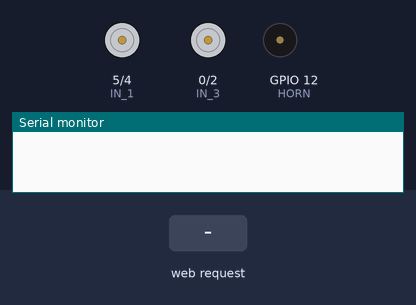
The sketch below on a simulated ESP8266 (NodeMCU). Shown: motor-driver pin pairs drawn as motors (green arrow = first pin HIGH = forward, orange = second pin HIGH = backward, longer = more drive, scaled by the enable pin), buzzer (waves = sounding, pin HIGH), the last lines printed to the serial monitor. Inputs (shaded band) come from the test bench.

Above: at 1.2 s.
1.3 s: HTTP request GET /action?type=1 received
At 1.75 s:
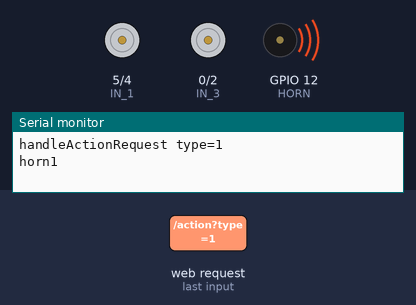
3.4 s: HTTP request GET /move?dir=F received
At 4.2 s:
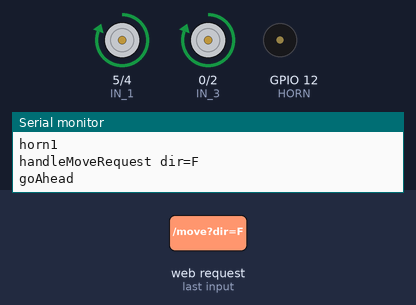
4.9 s: HTTP request GET /move?dir=B received
At 5.3 s:
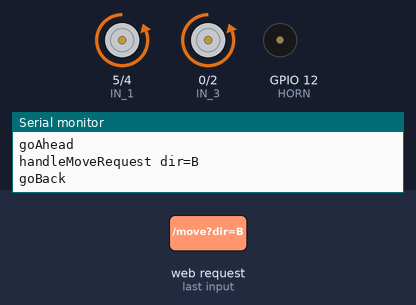
6.4 s: HTTP request GET /move?dir=S received
At 7.6 s:
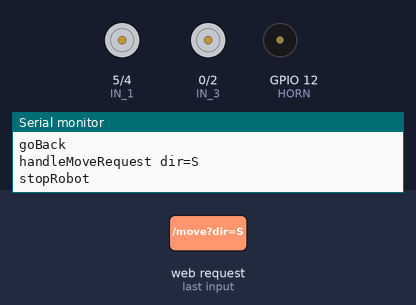
7.9 s: HTTP request GET /move?dir=L received
At 8.8 s:
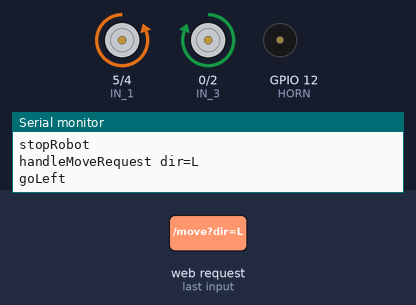
9.4 s: HTTP request GET /action?dir=1&type=1 received
At 9.85 s:
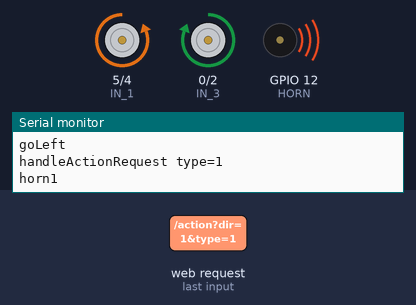
Timing chart, 0 to 12.4 s (numbered marks = the images above; inputs shaded):
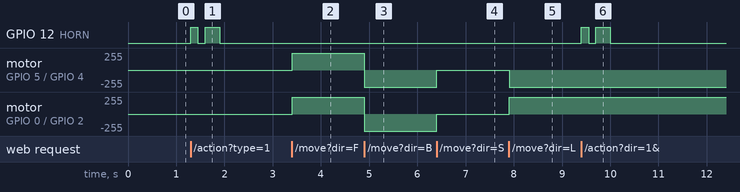

Measured:
- after the input at 1.3 s, GPIO 12 (HORN): LOW → HIGH at once, → LOW 0.15 s later, → HIGH 0.15 s later, → LOW 0.30 s later
- after the input at 3.4 s, motor on GPIO 5 (IN_1) / GPIO 4 (IN_2), motor on GPIO 0 (IN_3) / GPIO 2 (IN_4): stopped → forward 255/255 at once
- after the input at 4.9 s, motor on GPIO 5 (IN_1) / GPIO 4 (IN_2), motor on GPIO 0 (IN_3) / GPIO 2 (IN_4): forward 255/255 → backward 255/255 at once
- after the input at 6.4 s, motor on GPIO 5 (IN_1) / GPIO 4 (IN_2), motor on GPIO 0 (IN_3) / GPIO 2 (IN_4): backward 255/255 → stopped at once
- after the input at 7.9 s, motor on GPIO 5 (IN_1) / GPIO 4 (IN_2): stopped → backward 255/255 at once; motor on GPIO 0 (IN_3) / GPIO 2 (IN_4): stopped → forward 255/255 at once
- after the input at 9.4 s, GPIO 12 (HORN): LOW → HIGH at once, → LOW 0.15 s later, → HIGH 0.15 s later, → LOW 0.30 s later

The sketch:

My_RC_Mod.ino
```cpp
#include <ESP8266WiFi.h>
#include <ESP8266WebServer.h>

#define ENA   16          // Enable/speed motors Right        GPIO14(D0)
#define IN_1  5          // L298N in1 motors Right           GPIO15(D1)
#define IN_2  4          // L298N in2 motors Right           GPIO13(D2)
#define IN_3  0           // L298N in3 motors Left            GPIO2(D3)
#define IN_4  2           // L298N in4 motors Left            GPIO0(D4)
#define ENB   14          // Enable/speed motors Left         GPIO12(D5)
#define HORN  12

int speedCar = 800;
ESP8266WebServer server(8080);

void setup() {
    WiFi.mode(WIFI_AP);
    IPAddress ip(192, 168, 4, 1);
    IPAddress netmask(255, 255, 255, 0);
    WiFi.softAPConfig(ip, ip, netmask);
    WiFi.softAP("My RC Mod");

    pinMode(ENA, OUTPUT);
    pinMode(ENB, OUTPUT);
    pinMode(IN_1, OUTPUT);
    pinMode(IN_2, OUTPUT);
    pinMode(IN_3, OUTPUT);
    pinMode(IN_4, OUTPUT);
    pinMode(HORN, OUTPUT);

    server.on("/move", HTTP_GET, handleMoveRequest);
    server.on("/action", HTTP_GET, handleActionRequest);
    server.onNotFound(handleNotFound);
    server.begin();
    Serial.begin(115200);
}

void loop() {
  server.handleClient();
}

void handleMoveRequest() {
  if (!server.hasArg("dir")) {
    server.send(404, "text / plain", "Move: undefined");
    return;
  }

  String direction = server.arg("dir");
  Serial.println("handleMoveRequest dir="+direction );

  if (direction.equals("F")) {
    goAhead();
    server.send(200, "text / plain", "Move: forward");
  }
  else if (direction.equals("B")) {
    goBack();
    server.send(200, "text / plain", "Move: backward");
  }
  else  if (direction.equals("S")) {
    stopRobot();
    server.send(200, "text / plain", "Move: stop");
  }
  else  if (direction.equals("L")) {
    goLeft();
    server.send(200, "text / plain", "Turn: Left");
  }
  else  if (direction.equals("R")) {
    goRight();
    server.send(200, "text / plain", "Turn: Right");
  }
  else {
    server.send(404, "text / plain", "Move: undefined");
  }
}

void horn1(){
   Serial.println("horn1");

      digitalWrite(HORN, HIGH);
      delay(150);
      digitalWrite(HORN, LOW);
      delay(150);
      digitalWrite(HORN, HIGH);
      delay(300);
      digitalWrite(HORN, LOW);
}

void horn2(){
  Serial.println("horn2");

      digitalWrite(HORN, HIGH);
      delay(50);
      digitalWrite(HORN, LOW);
      delay(100);

      digitalWrite(HORN, HIGH);
      delay(50);
      digitalWrite(HORN, LOW);
      delay(100);


      digitalWrite(HORN, HIGH);
      delay(50);
      digitalWrite(HORN, LOW);
      delay(50);

      digitalWrite(HORN, HIGH);
      delay(50);
      digitalWrite(HORN, LOW);
      delay(50);


      digitalWrite(HORN, HIGH);
      delay(50);
      digitalWrite(HORN, LOW);
      delay(100);

      digitalWrite(HORN, HIGH);
      delay(100);
      digitalWrite(HORN, LOW);
      delay(100);

      digitalWrite(HORN, HIGH);
      delay(50);
      digitalWrite(HORN, LOW);
      delay(100);
}

void handleActionRequest() {
  if (!server.hasArg("type")) {
    server.send(404, "text / plain", "Action: undefined");
    return;
  }

  String type = server.arg("type");
  Serial.println("handleActionRequest type="+type );

  if (type.equals("1")) {
      horn1();
      type="";
      server.send(200, "text / plain", "Action 1");
  }
  else if (type.equals("2")) {
      horn2();
      type="";
      server.send(200, "text / plain", "Action 2");
  }
  else {
    server.send(404, "text / plain", "Action: undefined");
  }
}

void handleNotFound() {
  server.send(404, "text / plain", "404: Not found");
}


void goAhead(){
  Serial.println("goAhead");

     digitalWrite(IN_1, HIGH);
     digitalWrite(IN_2, LOW);
     analogWrite(ENA, speedCar);

     digitalWrite(IN_3, HIGH);
     digitalWrite(IN_4, LOW);
     analogWrite(ENB, speedCar);
}

void goBack(){
  Serial.println("goBack");

      digitalWrite(IN_1, LOW);
      digitalWrite(IN_2, HIGH);
      analogWrite(ENA, speedCar);

      digitalWrite(IN_3, LOW);
      digitalWrite(IN_4, HIGH);
      analogWrite(ENB, speedCar);
}

void goRight(){
  Serial.println("goRight");

      digitalWrite(IN_1, HIGH);
      digitalWrite(IN_2, LOW);
      analogWrite(ENA, speedCar);

      digitalWrite(IN_3, LOW);
      digitalWrite(IN_4, HIGH);
      analogWrite(ENB, speedCar);
}

void goLeft(){
  Serial.println("goLeft");

      digitalWrite(IN_1, LOW);
      digitalWrite(IN_2, HIGH);
      analogWrite(ENA, speedCar);

      digitalWrite(IN_3, HIGH);
      digitalWrite(IN_4, LOW);
      analogWrite(ENB, speedCar);
}

void stopRobot(){
  Serial.println("stopRobot");

      digitalWrite(IN_1, LOW);
      digitalWrite(IN_2, LOW);
      analogWrite(ENA, speedCar);

      digitalWrite(IN_3, LOW);
      digitalWrite(IN_4, LOW);
      analogWrite(ENB, speedCar);
 }
```
